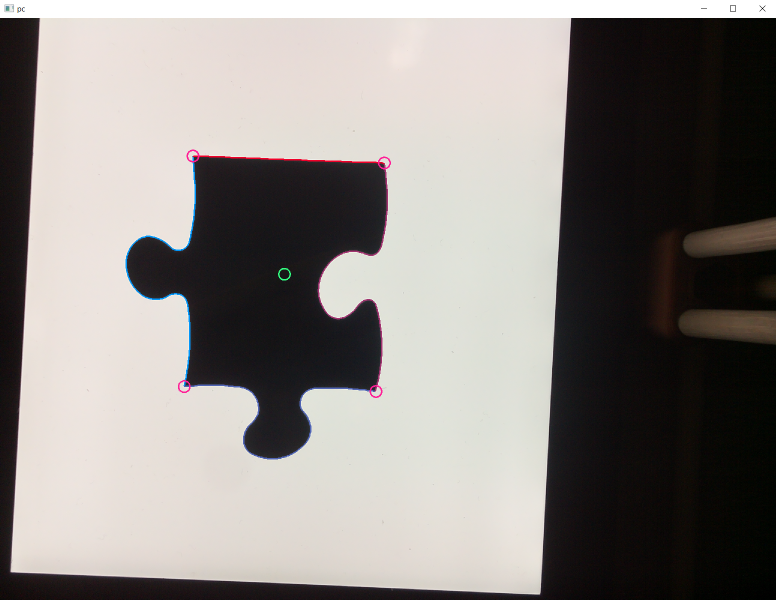
#> input picture exampleims/dino_6_extracted.png, 1552 x 1199 px (shown at 1/2 size); its folder holds only this picture in this run
$ python -i piece.py   (imports and definitions only)   (older library calls are emulated)
#> lines starting #> are read from the running program, lines starting #| are printed output that depends on the picture; after the words box and inside, x2 and y2 are one past the last pixel; in counts of white or black regions, pixels touching at a corner belong together
from utils import *

straightSideTypes = {1:0 ,2:1, 3:2, 4:3, 5:4, 6:5, 12:6, 20:7, 10:8}
# 0 is an interior piece, 1-4 are edge pieces, 5-8 are corner pieces. The key values are hashes. see identifyTypes()

class pc:
    def __init__(self, im, loadPath="", savePath="", loadMinimal=True):
        self.base = im
        self.minimal = loadMinimal
        assert loadPath!="" or np.shape(self.base) != (), "no source image or extracted information provided. need one or both"
        #if undistort != None:
        #    mtx, dst, newmtx = undistort
        #    im = cv2.undistort(im, mtx, dst, None, newmtx)
        if loadPath == "":
            self.im = self.preprocess(im)
            self.edge = self.findContours()
            rect = cv2.boundingRect(self.edge)
            self.corners, self.centroid = self.findCorners(rect)
            self.shapes = self.segment()
            self.sideTypes, self.typeID, self.dists = self.identifyTypes()
            self.sides = self.normalizeEdges()
        else:
            assert os.path.isdir(loadPath), f"extracted information location: {loadPath} is not a valid directory"
            if not loadMinimal:
                self.edge = np.load(f"{loadPath}\\edge.npy")
                self.corners = np.load(f"{loadPath}\\corners.npy")
                self.shapes = [np.load(f"{loadPath}\\shape{i}.npy") for i in range(4)]
                centroid = self.corners[3]
                for i in range(3): centroid += self.corners[i]
                self.centroid = centroid/4
            self.sideTypes = np.load(f"{loadPath}\\sideTypes.npy")
            self.sides = [np.load(f"{loadPath}\\side{i}.npy") for i in range(4)]
            #self.sides = [np.load(f"{loadPath}\\side{i}.npy")[::5] for i in range(4)] # take only every 5th contour pt to make loss fucntion faster
            self.dists, tid = [], 1
            for i, t in enumerate(self.sideTypes):
                if t==0: tid *= i+2
                #self.dists.append(math.sqrt(np.sum((self.corners[i]-self.corners[(i+1)%4])**2)))
                self.dists.append(math.sqrt(np.sum((self.sides[i][0]-self.sides[i][-1])**2)))
                try:
                    self.typeID = straightSideTypes[tid]
                except KeyError:
                   assert 0, f"loaded bad edge types:{self.sideTypes}(typeID hash:{tid}) is not a known type of interor/edge piece"

        self.Knbrs = self.generateComparators()
        #self.compatibilityMap = self.generateCompatibleTypes()
        #self.correctedSides = self.rectify(checker, mtx, dst, newmtx)

        self.pairingInfo = (self.sides, self.sideTypes, self.dists, self.Knbrs)

        if savePath != "":
            if not os.path.isdir(savePath):
                os.makedirs(savePath)
            if not loadMinimal:
                np.save(f"{savePath}\\edge.npy", self.edge)
                np.save(f"{savePath}\\corners.npy", self.corners)
                for i in range(4): np.save(f"{savePath}\\shape{i}.npy", self.shapes[i])
            np.save(f"{savePath}\\sideTypes.npy", self.sideTypes)
            for i in range(4): np.save(f"{savePath}\\side{i}.npy", self.sides[i])

    # [35 lines left out: function identifyTypes, not called in this run]

    def generateCompatibleTypes(self):
        pass

    def findContours(self):
        contours, heirarchy = cv2.findContours(self.im, cv2.RETR_EXTERNAL, cv2.CHAIN_APPROX_NONE)
        contours = [e for e in contours if len(e) > 60]
        edge = contours[0]
        return edge

    # [17 lines left out: function manualCornerSelect, not called in this run]

    def findCorners(self, rect, numClusters=25, threshold=.35, blurKernel=(13,13), blockSize=65, ksize=7, k=.070, criteriaIter=50, subPixKernel=(80,80)):
        #rx, ry, w, h = rect
        #croppedComponent = cv2.GaussianBlur(gray, (11, 11), 0)[ry-10:ry+h+10,rx-10:rx+w+10]
        croppedComponent = cv2.GaussianBlur(self.im, blurKernel, 0)
        #cornerMap = cv2.cornerHarris(croppedComponent, 40, 7, .001) #dinopi
        cornerMap = cv2.cornerHarris(croppedComponent, blockSize=blockSize, ksize=ksize, k=k) #yeet
        ret, cm = cv2.threshold(cornerMap, threshold, 255, cv2.THRESH_BINARY)
        #for i in range(10):
        #    bin = cv2.erode(cm, np.ones((1, 1), np.uint8))
        #    bin = cv2.dilate(cm, np.ones((1, 1), np.uint8))
        y, x = np.where(cm==255)
        candidates = np.float32([[x[i], y[i]] for i in range(len(x))])
        criteria = (cv2.TERM_CRITERIA_MAX_ITER + cv2.TERM_CRITERIA_EPS, 50, 0.001)
        compactness, labels, clusters = cv2.kmeans(candidates, numClusters, np.arange(numClusters), criteria, criteriaIter, cv2.KMEANS_RANDOM_CENTERS)
        centers = cv2.cornerSubPix(croppedComponent, clusters, subPixKernel, (-1,-1), criteria)
        centers = filter(clusters, 15) #filters centers which are on the same corner, averaging them
        #quads = choices(centers, 4) # produces all possible 4 choices of center

        if len(centers) < 4:
            cv2.imshow("im", imscale(self.im, .5))
            cv2.imshow("crn", imscale(cornerMap, .5))
            print(f"\n{red}Corner detection failed, zero candidate quadrilaterals")
            cv2.waitKey(0)

        hull = cv2.convexHull(centers)[:,0]
        if len(hull)==4: quads = [hull]
        else:
            numquads = 1
            dim = tuple([len(hull) for i in range(4)])
            quads = []
            for i in range(4): numquads *= len(hull)-i
            for i in range(numquads):
                j = np.unravel_index(i, dim)
                if len(set(j)) == 4:
                    quads.append([hull[e] for e in j])

        #self.cm = circles(cm, hull, width=2, radius=30)

        quads = np.array(quads)
        best = (quads[0], cv2.contourArea(quads[0]))
        for e in quads:
            area = cv2.contourArea(e)
            if area > best[1]:
                best = (e, area)
        #corners = cv2.cornerSubPix(croppedComponent, best[0], (50, 50), (-1,-1), criteria)
        corners = best[0]

        cv2.imshow("im", imscale(circles(self.base, corners, width=10, radius=30, color=(0, 255, 150)), 0.7))
        # show the autolocated corners, if user presses spacebar, continue with the function, otherwise call manualCornerSelect and return that
        if cv2.waitKey(0) != 32:
            return self.manualCornerSelect(rect)

        centroid = (0,0)
        for c in corners: centroid += c
        centroid /= 4
        return np.flip(cv2.convexHull(corners)[:,0], axis=0), centroid

    def preprocess(self, im, lower=15_000, upper=1_000_000, choice=0):
#> called with lower = 15000, upper = 1000000, choice = 0
        assert np.shape(im) != (), f"base image was not provided, cannot preprocess"
        h, w, d = np.shape(im)
#> h = 1199; w = 1552; d = 3
        center = (w/2, h/2)
#> center = (776, 599.5)
        gray = cv2.cvtColor(im, cv2.COLOR_RGB2GRAY)
        blur = cv2.GaussianBlur(gray, (3,3), 50)
        ret, bin = cv2.threshold(blur, 160, 255, cv2.THRESH_BINARY_INV)
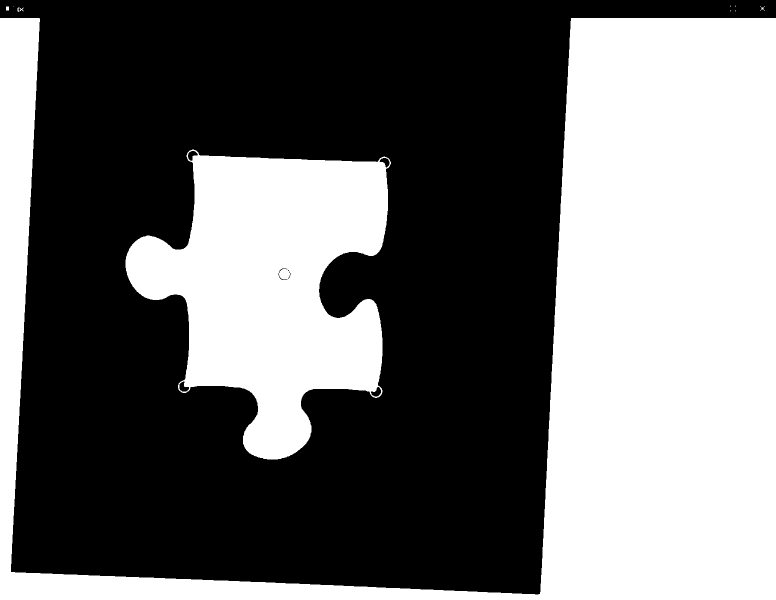
#> bin: shape (1199, 1552) (shown at 1/2 size); 43% white; 11 white regions (5 under 20 px), largest, box (x1, y1, x2, y2) and area: (0, 36, 1552, 1199) 606166, (251, 299, 782, 919) 193318, (12, 13, 18, 21) 48, (39, 15, 47, 23) 29, (1520, 12, 1530, 22) 28, (35, 15, 38, 24) 20
        #bin = cv2.adaptiveThreshold(blur, 255, cv2.ADAPTIVE_THRESH_GAUSSIAN_C, cv2.THRESH_BINARY_INV, 7, 1)
        for i in range(1):
            bin = cv2.erode(bin, np.ones((3, 3), np.uint8))
            bin = cv2.dilate(bin, np.ones((1, 1), np.uint8))
#> this loop made 1 pass
#> pass 1, in preprocess, `bin = cv2.erode(bin, np.ones((3, 3), np.uint8))`:
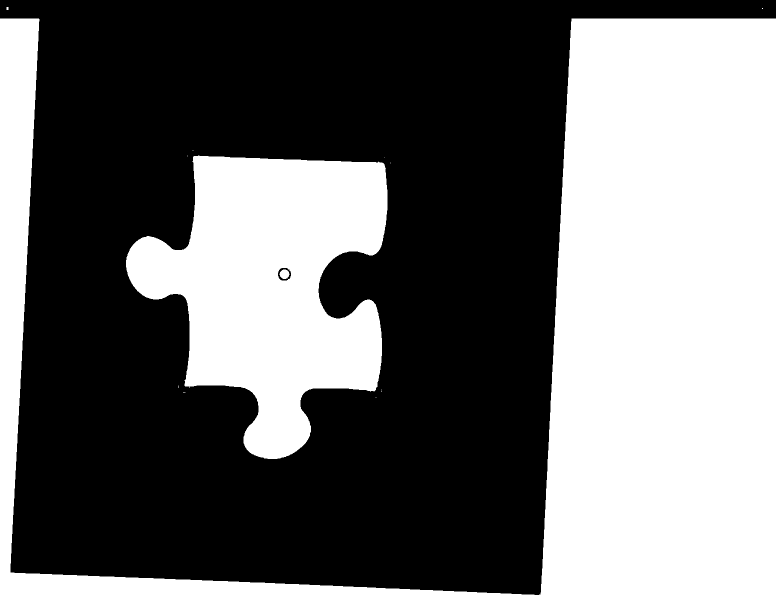
#> bin: shape (1199, 1552) (shown at 1/2 size); 42.6% white; 14 white regions (10 under 20 px), largest, box (x1, y1, x2, y2) and area: (0, 37, 1552, 1199) 602192, (252, 311, 775, 918) 189522, (559, 539, 579, 558) 287, (13, 14, 17, 20) 24

        labels, labelids, values, centroids = cv2.connectedComponentsWithStats(bin, 4, cv2.CV_32S)
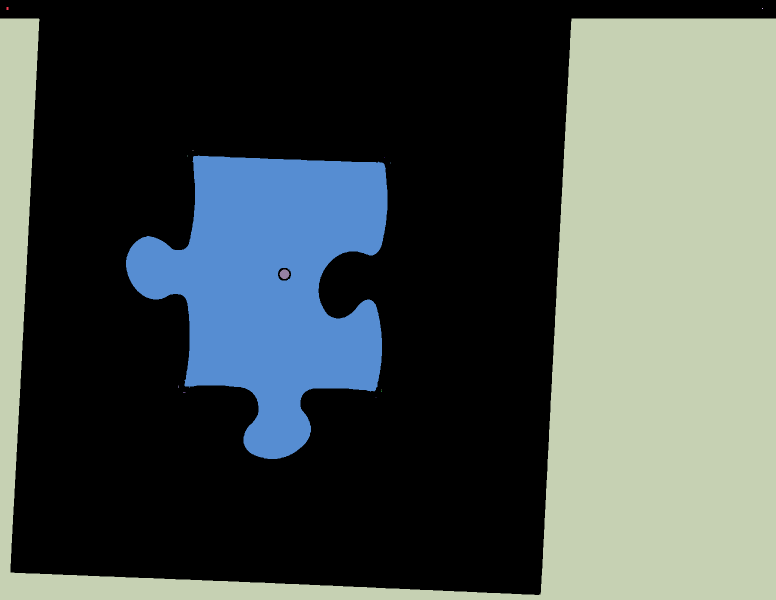
#> labelids: shape (1199, 1552) int32 (shown at 1/2 size); 15 distinct labels, from 0 to 14; one colour per label, 0 black
#> labels = 15; values = 15 rows, first 6: [0, 0, 1552, 1190, 1068796], [13, 14, 4, 6, 24], [1524, 16, 2, 2, 4], [0, 37, 1552, 1162, 602192], [385, 300, 2, 1, 2], [374, 311, 1, 2, 2]; centroids = 15 rows, first 8: [601.2, 576.2], [14.5, 16.5], [1524.5, 16.5], [1157.6, 649.3], [385.5, 300], [374, 311.5], [544.7, 568.1], [768, 314]
        qualified = []
        for i, e in enumerate(values):
            mass, height, width, x, y = e[4], e[3], e[2], centroids[i][0], centroids[i][1]
            if (lower < mass < upper) and (height<h and width<w) and (w/4)<x<(3*w)/4 and (h/4)<y<(3*h)/4:
            #if (height<h and width<w) and (w/4)<x<(3*w)/4 and (h/4)<y<(3*h)/4:
                d = ((x-center[0])**2 + (y-center[1])**2)
                qualified.append((i, d))
#> this loop made 15 passes
#> (e, mass, height, width, x, y, d) on pass 7: ([252, 311, 523, 607, 189522], 189522, 607, 523, 544.7, 568.1, 54488)
#> (e, mass, height, width, x, y) on passes 1 to 6: ([0, 0, 1552, 1190, 1068796], 1068796, 1190, 1552, 601.2, 576.2), ([13, 14, 4, 6, 24], 24, 6, 4, 14.5, 16.5), ([1524, 16, 2, 2, 4], 4, 2, 2, 1524.5, 16.5), ([0, 37, 1552, 1162, 602192], 602192, 1162, 1552, 1157.6, 649.3), ([385, 300, 2, 1, 2], 2, 1, 2, 385.5, 300), ([374, 311, 1, 2, 2], 2, 2, 1, 374, 311.5)
#> after the loop, qualified = [(6, 54488)]
        assert len(qualified) != 0, f"connected component failed: no piece match.\nComponents found:\n{values}"
        qualified.sort(key=lambda x: x[1])
        component = (labelids == qualified[choice][0]).astype("uint8")*255
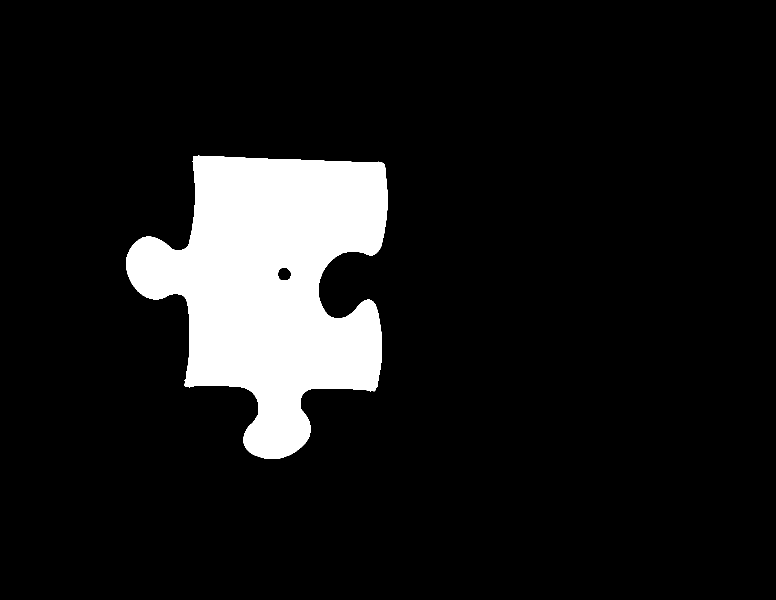
#> component: shape (1199, 1552) (shown at 1/2 size); 10.2% white; 1 white region
        return component

    # [31 lines left out: functions segment, normalizeEdges, not called in this run]

    def generateComparators(self):
        return [NearestNeighbors(n_neighbors=1, algorithm='kd_tree', metric='euclidean').fit(edge) for edge in self.sides]

    # [131 lines left out: functions correctPerspective, rectify, show, makePcs, checkPcs, not called in this run]

>>> import cv2
>>> picture = cv2.cvtColor(cv2.imread('exampleims/dino_6_extracted.png'), cv2.COLOR_BGR2RGB)
>>> result = pc(picture).show()
#> in findContours, `contours, heirarchy = cv2.findContours(self.im, cv2.RETR_EXTERNAL, cv2..`: contours = 1 contour; box (x1, y1, x2, y2) and area: (252, 311, 775, 918) 188908
#> in findContours, `edge = contours[0]`: edge = contour of 2299 points, box (x1, y1, x2, y2) (252, 311, 775, 918), area 188908
#> in __init__, `self.edge = self.findContours()`: self.edge has the same summary as edge in findContours
#> in __init__, `rect = cv2.boundingRect(self.edge)`: rect = (252, 311, 523, 607)
#> in findCorners, `cornerMap = cv2.cornerHarris(croppedComponent, blockSize=blockSize, ks..`:
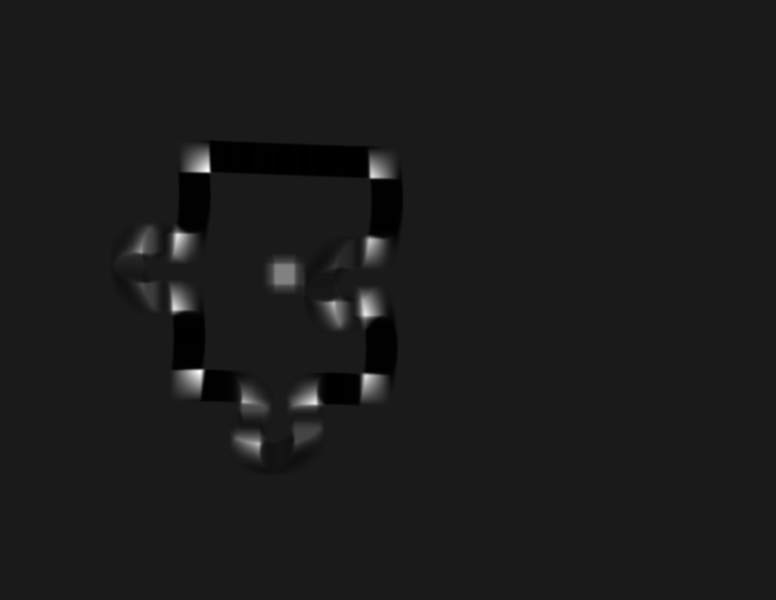
#> cornerMap: shape (1199, 1552) float32 (shown at 1/2 size); min -0.212, max 1.81, mean 0.00678; drawn with min black and max white
#> in findCorners, `ret, cm = cv2.threshold(cornerMap, threshold, 255, cv2.THRESH_BINARY)`:
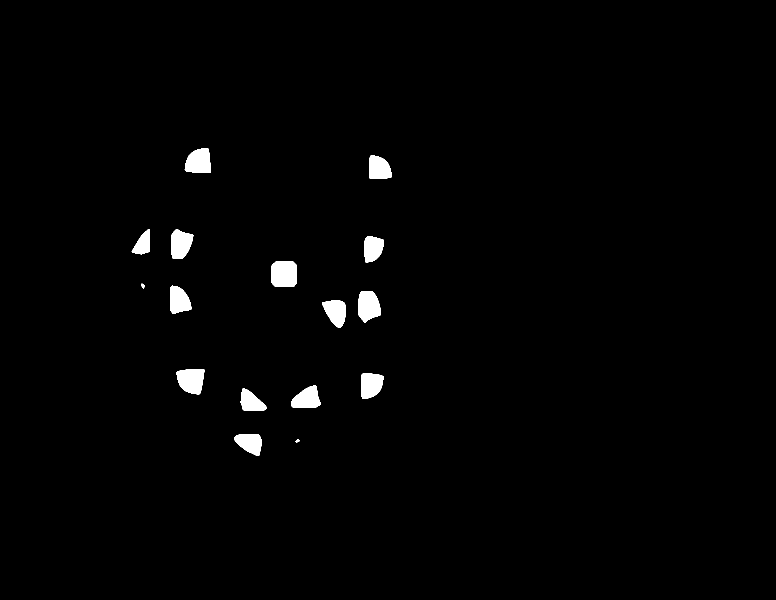
#> cm: shape (1199, 1552) float32 (shown at 1/2 size); 1.4% white; 16 white regions, largest, box (x1, y1, x2, y2) and area: (543, 523, 594, 574) 2484, (353, 738, 409, 789) 2233, (716, 583, 762, 645) 2194
#> in findCorners, `ret, cm = cv2.threshold(cornerMap, threshold, 255, cv2.THRESH_BINARY)`: ret = 0.35
#> in findCorners, `candidates = np.float32([[x[i], y[i]] for i in range(len(x))])`: candidates = 25988 pairs, first value 263 to 783, second value 296 to 911
#> (the run stopped early here; a loop or call above may not have finished)

$ run again, on exampleims/yeet_0.png
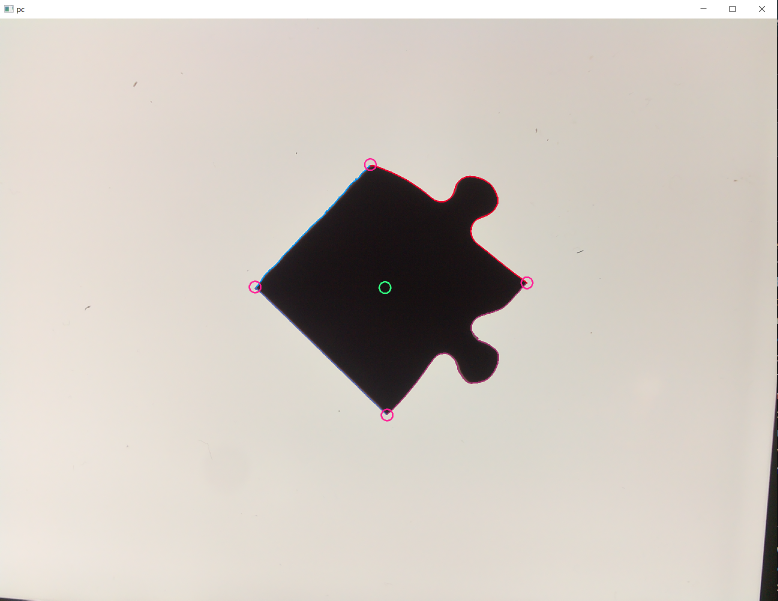
#> input picture exampleims/yeet_0.png, 1556 x 1201 px (shown at 1/2 size)
#> in preprocess, `labels, labelids, values, centroids = cv2.connectedComponentsWithStats..`:
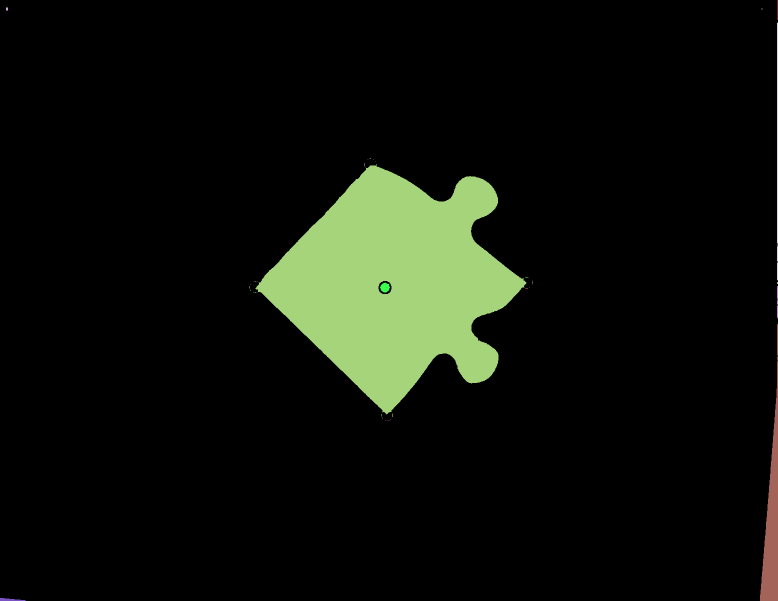
#> labelids: shape (1201, 1556) int32 (shown at 1/2 size); 43 distinct labels, from 0 to 42; one colour per label, 0 black
#> labels = 43; values = 43 rows, first 6: [0, 0, 1556, 1201, 1707541], [1555, 0, 1, 40, 40], [12, 15, 4, 6, 24], [1523, 17, 2, 2, 4], [1554, 45, 2, 516, 1019], [739, 317, 3, 1, 3]; centroids = 43 pairs, first value 13.5 to 1555, second value 17.5 to 1198.7
#> the loop in preprocess, `for i, e in enumerate(values):` made 43 passes
#> (e, mass, height, width, x, y, d) on pass 12: ([511, 328, 542, 501, 151179], 151179, 501, 542, 789.8, 566.4, 1303)
#> after the loop in preprocess, `for i, e in enumerate(values):`: qualified = [(11, 1303)]
#> component: shape (1201, 1556); 8.1% white; 1 white region
#> contours = 1 contour; box (x1, y1, x2, y2) and area: (511, 328, 1053, 829) 150958
#> edge = contour of 1539 points, box (x1, y1, x2, y2) (511, 328, 1053, 829), area 150958
#> self.edge has the same summary as edge in findContours
#> rect = (511, 328, 542, 501)
#> in findCorners, `ret, cm = cv2.threshold(cornerMap, threshold, 255, cv2.THRESH_BINARY)`:
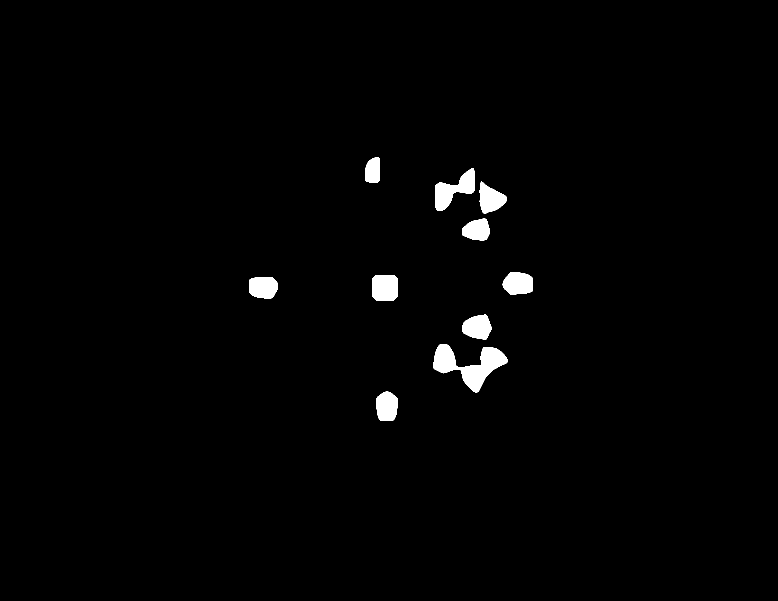
#> cm: shape (1201, 1556) float32 (shown at 1/2 size); 1.4% white; 10 white regions, largest, box (x1, y1, x2, y2) and area: (867, 689, 1015, 785) 6048, (870, 336, 949, 421) 3144, (744, 550, 796, 601) 2520
#> ret = 0.35
#> candidates = 25724 pairs, first value 498 to 1065, second value 314 to 841
